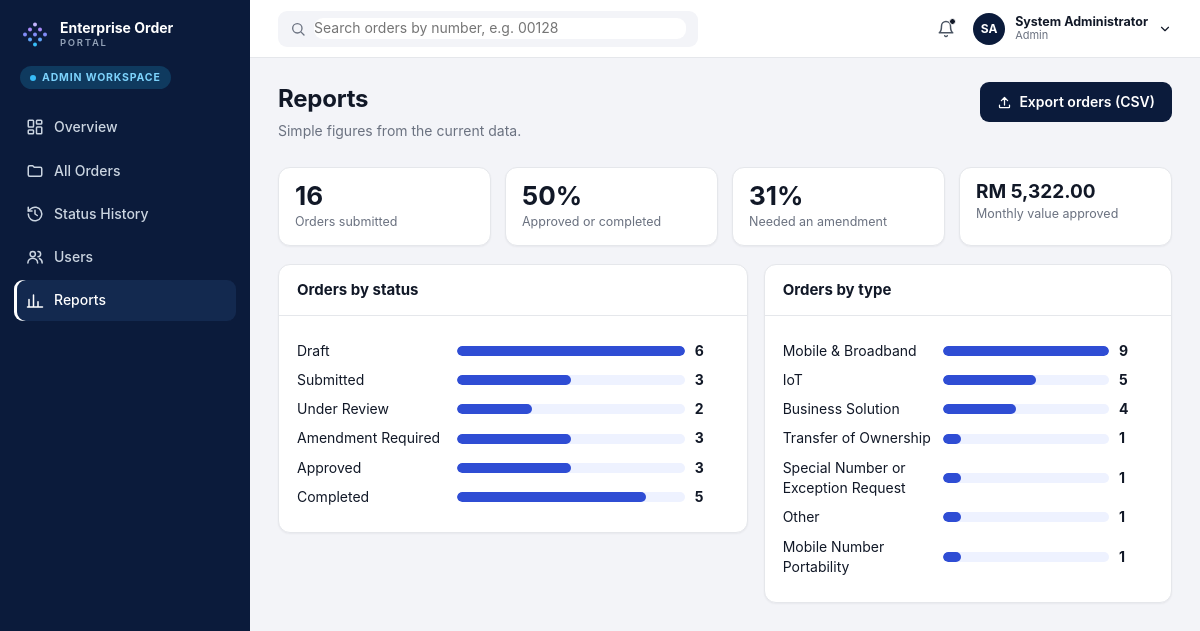
Page /admin/reports (signed in) on the committed database.
### tables this page shows
CREATE TABLE users (
    id      INTEGER PRIMARY KEY AUTOINCREMENT,
    name    TEXT NOT NULL,
    short_name TEXT NOT NULL,          -- how we greet them: 'Syufaiq'
    email   TEXT NOT NULL UNIQUE,
    role    TEXT NOT NULL,            -- 'dealer', 'processor' or 'admin'
    team    TEXT,
    region  TEXT,
    status  TEXT DEFAULT 'Active',
    last_active TEXT
);

CREATE TABLE orders (
    id                  INTEGER PRIMARY KEY AUTOINCREMENT,
    order_number        TEXT NOT NULL UNIQUE,      -- e.g. ORD-2026-00128
    dealer_id           INTEGER NOT NULL REFERENCES users(id),
    status              TEXT NOT NULL,
    order_type          TEXT,                      -- e.g. Mobile & Broadband (empty in a new draft)
    registration_type   TEXT,                      -- e.g. New Connection
    customer_type       TEXT DEFAULT 'Corporate Account',  -- or Corporate Individual
    created_at          TEXT NOT NULL,             -- 'YYYY-MM-DD HH:MM'
    updated_at          TEXT NOT NULL,
    submitted_at        TEXT,
    reference_id        TEXT,
    submissions         INTEGER NOT NULL DEFAULT 0,
    amendment_cycles    INTEGER NOT NULL DEFAULT 0,
    other_requirements  TEXT,

    -- Customer information
    company_name        TEXT,                      -- empty until step 2 is filled in
    brn                 TEXT,                      -- new business registration no.
    old_brn             TEXT,
    tin                 TEXT,                      -- tax identification no.
    sst_no              TEXT,
    existing_account_no TEXT,
    address             TEXT,
    city                TEXT,
    postcode            TEXT,
    contact_name        TEXT,
    contact_id_no       TEXT,
    contact_designation TEXT,
    contact_phone       TEXT,
    contact_email       TEXT,

    -- Internal processing information
    partner_name        TEXT,
    channel             TEXT,
    region              TEXT,
    account_manager     TEXT,
    customer_category   TEXT,
    site_contact_name   TEXT,
    site_contact_number TEXT,
    device_model        TEXT,
    device_quantity     INTEGER,
    service_address     TEXT,
    installation_address TEXT,
    internal_notes      TEXT,

    -- Amendment (only filled when a Processor returns the order)
    amendment_category  TEXT,
    amendment_reason    TEXT,
    amendment_sections  TEXT,                      -- comma separated
    amendment_by        TEXT,
    amendment_at        TEXT,
    amendment_due       TEXT,

    -- Approval / completion
    approved_by         TEXT,
    approved_at         TEXT,
    completed_by        TEXT,
    completed_at        TEXT
);

### portal/staff.py (the view)
@admin.route("/reports")
@login_required("admin")
def reports():
    return render_template("staff/reports.html", active="reports", r=_report_data())

### portal/auth.py (called while the page is built)
@bp.before_app_request
def load_logged_in_user():
    user_id = session.get("user_id")
    if user_id is None:
        g.user = None
    else:
        g.user = get_db().execute(
            "SELECT * FROM users WHERE id = ?", (user_id,)
        ).fetchone()

def login_required(*roles):
    def decorator(view):
        @functools.wraps(view)
        def wrapped(**kwargs):
            if g.user is None:
                return redirect(url_for("auth.login"))
            if roles and g.user["role"] not in roles:
                abort(403)  # signed in, but this page is for another role
            return view(**kwargs)
        return wrapped
    return decorator

### portal/db.py (called while the page is built)
def get_db():
    if "db" not in g:
        g.db = sqlite3.connect(current_app.config["DATABASE"])
        g.db.row_factory = sqlite3.Row
    return g.db

### portal/helpers.py (called while the page is built, shortened)
def fmt_money(value):
    return f"RM {value or 0:,.2f}"

def initials(name):
    parts = name.split()
    return (parts[0][0] + parts[-1][0]).upper() if parts else "?"

def nav_for(user, db):
    role = user["role"]
    return [
        ("overview", "Overview", "dashboard", url_for("admin.overview"), None),
        ("all", "All Orders", "folder", url_for("admin.all_orders"), None),
        ("history", "Status History", "history", url_for("admin.history"), None),
        ("users", "Users", "users", url_for("admin.users"), None),
        ("reports", "Reports", "chart", url_for("admin.reports"), None),
    ]

def init_app(app):
    app.jinja_env.filters.update(
        date=fmt_date, time=fmt_time, dt=fmt_datetime, money=fmt_money,
        mask_id=mask_id, mask_brn=mask_brn, mask_account=mask_account,
        slug=slug, csv=split_csv, initials=initials,
    )
    @app.context_processor
    def inject_globals():
        from .db import get_db
        user = getattr(g, "user", None)
        data = dict(C=C, current_user=user, nav_items=[], workspace_label="")
        if user is not None:
            data["nav_items"] = nav_for(user, get_db())
            data["workspace_label"] = WORKSPACE_LABEL[user["role"]]
        return data

### portal/templates/staff/reports.html (shortened to what this page needs)
{% extends "base.html" %}
{% from "_macros.html" import icon %}
{% block content %}
<div class="page-head"><div><h1>Reports</h1><p class="muted">Simple figures from the current data.</p></div>
  <a class="btn btn-primary" href="{{ url_for('admin.export_csv') }}">{{ icon('upload', 15) }} Export orders (CSV)</a></div>
<div class="stat-row four">
  <div class="stat-card"><span class="stat-num">{{ r.submitted }}</span><span class="stat-label">Orders submitted</span></div>
  <div class="stat-card"><span class="stat-num">{{ r.approve_rate }}%</span><span class="stat-label">Approved or completed</span></div>
  <div class="stat-card"><span class="stat-num">{{ r.amend_rate }}%</span><span class="stat-label">Needed an amendment</span></div>
  <div class="stat-card"><span class="stat-num small-num">{{ r.value|money }}</span><span class="stat-label">Monthly value approved</span></div>
</div>
<div class="two-col">
  <section class="card"><div class="card-head"><h2>Orders by status</h2></div><div class="card-body">
    {% set mx = r.by_status.values()|max or 1 %}
    {% for s, n in r.by_status.items() %}
    <div class="bar-row"><span>{{ s }}</span><div class="bar"><i style="width: {{ (n / mx * 100)|round|int }}%"></i></div><b>{{ n }}</b></div>
    {% endfor %}</div></section>
  <section class="card"><div class="card-head"><h2>Orders by type</h2></div><div class="card-body">
    {% set mt = (r.by_type|map(attribute='c')|max) or 1 %}
    {% for t in r.by_type %}
    <div class="bar-row"><span>{{ t.t }}</span><div class="bar"><i style="width: {{ (t.c / mt * 100)|round|int }}%"></i></div><b>{{ t.c }}</b></div>
    {% endfor %}</div></section>
</div>
{% endblock %}

### portal/templates/base.html (shortened to what this page needs)
<!doctype html>
{% from "_macros.html" import icon, logo %}
<html lang="en">
<head>
  <link rel="stylesheet" href="{{ url_for('static', filename='css/app.css') }}">
</head>
<body>
{% block body %}
<div class="app">
  <aside class="sidebar">
    <a class="brand" href="{{ url_for('auth.index') }}">
      {{ logo(30) }}
      <span class="brand-text"><b>Enterprise Order</b><small>PORTAL</small></span>
    </a>
    <div class="workspace-badge"><span class="dot"></span>{{ workspace_label }}</div>
    <nav class="nav">
      {% for key, label, icon_name, url, badge in nav_items %}
      <a class="nav-item {% if key == active %}active{% endif %}" href="{{ url }}">
        {{ icon(icon_name, 18) }}<span>{{ label }}</span>
      </a>
      {% endfor %}
    </nav>
  </aside>
  <div class="main">
    <header class="topbar">
      {% if current_user.role == 'dealer' %}
      <form class="search" action="{{ url_for('dealer.search') }}" method="get" role="search">
        {{ icon('search', 16) }}
        <input type="search" name="q" placeholder="Search my orders by number, e.g. 00128" aria-label="Search orders">
      </form>
      {% else %}
      <div class="search">
        {{ icon('search', 16) }}
        <input type="search" placeholder="Search orders by number, e.g. 00128" disabled aria-label="Search orders">
      </div>
      {% endif %}
      <div class="topbar-right">
        <span class="bell">{{ icon('bell', 18) }}<i class="bell-dot"></i></span>
        <details class="user-menu">
          <summary>
            <span class="avatar">{{ current_user.name|initials }}</span>
            <span class="user-text"><b>{{ current_user.name }}</b><small>{{ current_user.role|capitalize }}</small></span>
            {{ icon('chevron-down', 14) }}
          </summary>
        </details>
      </div>
    </header>
    <main class="content">
      {% block content %}{% endblock %}
    </main>
  </div>
</div>
{% endblock %}
</body>
</html>

### rows in the picture
users: name|initials "SA", name "System Administrator", role "Admin"
orders: status "Under Review", {{ (n / mx * 100)|round|int }} 33 (drawn), device_quantity "2", t "Business Solution", {{ (t.c / mt * 100)|round|int }} 44 (drawn), c "4"
orders: t "Transfer of Ownership", {{ (t.c / mt * 100)|round|int }} 11 (drawn), c "1"
orders: t "Special Number or Exception Request", {{ (t.c / mt * 100)|round|int }} 11 (drawn), c "1"
orders: t "Other", {{ (t.c / mt * 100)|round|int }} 11 (drawn), c "1"
orders: t "Mobile Number Portability", {{ (t.c / mt * 100)|round|int }} 11 (drawn), c "1"

### other values in the picture
{{ workspace_label }} "ADMIN WORKSPACE"
{{ label }} "Overview" "All Orders" "Status History" "Users" "Reports"
{{ r.submitted }} "16"
{{ r.approve_rate }} "50"
{{ r.amend_rate }} "31"
{{ r.value|money }} "RM 5,322.00"
{{ s }} "Draft" "Submitted" "Amendment Required" "Approved" "Completed"
{{ n }} "6" "3" "3" "3" "5"
{{ t.t }} "Mobile & Broadband" "IoT"
{{ t.c }} "9" "5"
